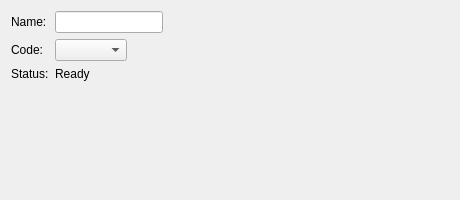
<?xml version="1.0" encoding="UTF-8"?>
<ui version="4.0"><class>Dialog</class><widget class="QDialog" name="Dialog"><property name="geometry"><rect><x>0</x><y>0</y><width>460</width><height>200</height></rect></property><property name="windowTitle"><string>Form growth policy</string></property><layout class="QFormLayout" name="formLayout"><property name="fieldGrowthPolicy"><enum>QFormLayout::FieldsStayAtSizeHint</enum></property><item row="0" column="0"><widget class="QLabel" name="label_1"><property name="text"><string>Name:</string></property></widget></item><item row="0" column="1"><widget class="QLineEdit" name="lineEdit_1"></widget></item><item row="1" column="0"><widget class="QLabel" name="label_2"><property name="text"><string>Code:</string></property></widget></item><item row="1" column="1"><widget class="QComboBox" name="comboBox_1"></widget></item><item row="2" column="0"><widget class="QLabel" name="label_3"><property name="text"><string>Status:</string></property><property name="sizePolicy"><sizepolicy hsizetype="Expanding" vsizetype="Preferred"><horstretch>0</horstretch><verstretch>0</verstretch></sizepolicy></property></widget></item><item row="2" column="1"><widget class="QLabel" name="statusLabel"><property name="text"><string>Ready</string></property></widget></item></layout></widget></ui>
